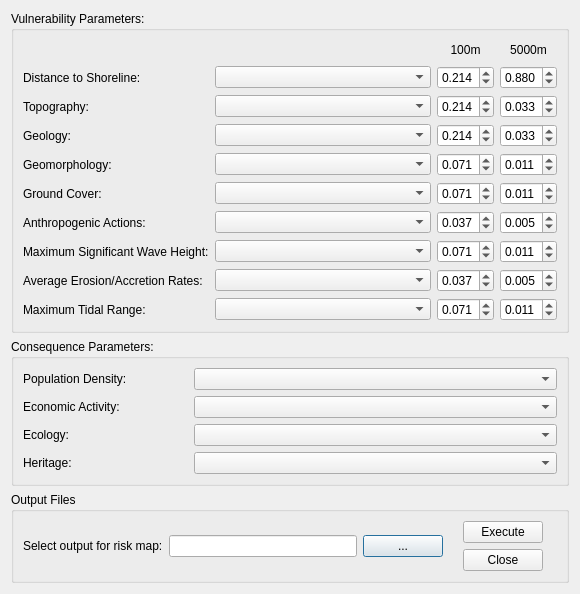
<?xml version="1.0" encoding="UTF-8"?>
<ui version="4.0">
 <class>Dialog</class>
 <widget class="QDialog" name="Dialog">
  <property name="geometry">
   <rect>
    <x>0</x>
    <y>0</y>
    <width>580</width>
    <height>550</height>
   </rect>
  </property>
  <property name="sizePolicy">
   <sizepolicy hsizetype="Expanding" vsizetype="Expanding">
    <horstretch>0</horstretch>
    <verstretch>0</verstretch>
   </sizepolicy>
  </property>
  <property name="windowTitle">
   <string>CERA (Coastal Erosion Risk Assessment)</string>
  </property>
  <layout class="QVBoxLayout" name="verticalLayout">
   <item>
    <widget class="QGroupBox" name="groupBox">
     <property name="sizePolicy">
      <sizepolicy hsizetype="Preferred" vsizetype="MinimumExpanding">
       <horstretch>0</horstretch>
       <verstretch>0</verstretch>
      </sizepolicy>
     </property>
     <property name="title">
      <string>Vulnerability Parameters:</string>
     </property>
     <layout class="QGridLayout" name="gridLayout">
      <item row="0" column="2">
       <widget class="QLabel" name="label_11">
        <property name="sizePolicy">
         <sizepolicy hsizetype="Preferred" vsizetype="Fixed">
          <horstretch>0</horstretch>
          <verstretch>0</verstretch>
         </sizepolicy>
        </property>
        <property name="text">
         <string>100m</string>
        </property>
        <property name="alignment">
         <set>Qt::AlignCenter</set>
        </property>
       </widget>
      </item>
      <item row="7" column="0">
       <widget class="QLabel" name="label_7">
        <property name="sizePolicy">
         <sizepolicy hsizetype="Fixed" vsizetype="Preferred">
          <horstretch>0</horstretch>
          <verstretch>0</verstretch>
         </sizepolicy>
        </property>
        <property name="text">
         <string>Maximum Significant Wave Height:</string>
        </property>
       </widget>
      </item>
      <item row="5" column="0">
       <widget class="QLabel" name="label_5">
        <property name="sizePolicy">
         <sizepolicy hsizetype="Fixed" vsizetype="Preferred">
          <horstretch>0</horstretch>
          <verstretch>0</verstretch>
         </sizepolicy>
        </property>
        <property name="text">
         <string>Ground Cover:</string>
        </property>
       </widget>
      </item>
      <item row="6" column="0">
       <widget class="QLabel" name="label_6">
        <property name="sizePolicy">
         <sizepolicy hsizetype="Fixed" vsizetype="Preferred">
          <horstretch>0</horstretch>
          <verstretch>0</verstretch>
         </sizepolicy>
        </property>
        <property name="text">
         <string>Anthropogenic Actions:</string>
        </property>
       </widget>
      </item>
      <item row="6" column="1">
       <widget class="QComboBox" name="anthropogenic">
        <property name="sizePolicy">
         <sizepolicy hsizetype="Expanding" vsizetype="Fixed">
          <horstretch>0</horstretch>
          <verstretch>0</verstretch>
         </sizepolicy>
        </property>
       </widget>
      </item>
      <item row="5" column="1">
       <widget class="QComboBox" name="ground">
        <property name="sizePolicy">
         <sizepolicy hsizetype="Expanding" vsizetype="Fixed">
          <horstretch>0</horstretch>
          <verstretch>0</verstretch>
         </sizepolicy>
        </property>
       </widget>
      </item>
      <item row="1" column="1">
       <widget class="QComboBox" name="shoreline">
        <property name="sizePolicy">
         <sizepolicy hsizetype="Expanding" vsizetype="Fixed">
          <horstretch>0</horstretch>
          <verstretch>0</verstretch>
         </sizepolicy>
        </property>
       </widget>
      </item>
      <item row="3" column="0">
       <widget class="QLabel" name="label_3">
        <property name="sizePolicy">
         <sizepolicy hsizetype="Fixed" vsizetype="Preferred">
          <horstretch>0</horstretch>
          <verstretch>0</verstretch>
         </sizepolicy>
        </property>
        <property name="text">
         <string>Geology:</string>
        </property>
       </widget>
      </item>
      <item row="2" column="1">
       <widget class="QComboBox" name="topography">
        <property name="sizePolicy">
         <sizepolicy hsizetype="Expanding" vsizetype="Fixed">
          <horstretch>0</horstretch>
          <verstretch>0</verstretch>
         </sizepolicy>
        </property>
       </widget>
      </item>
      <item row="4" column="1">
       <widget class="QComboBox" name="geomorphology">
        <property name="sizePolicy">
         <sizepolicy hsizetype="Expanding" vsizetype="Fixed">
          <horstretch>0</horstretch>
          <verstretch>0</verstretch>
         </sizepolicy>
        </property>
       </widget>
      </item>
      <item row="3" column="1">
       <widget class="QComboBox" name="geology">
        <property name="sizePolicy">
         <sizepolicy hsizetype="Expanding" vsizetype="Fixed">
          <horstretch>0</horstretch>
          <verstretch>0</verstretch>
         </sizepolicy>
        </property>
       </widget>
      </item>
      <item row="4" column="0">
       <widget class="QLabel" name="label_4">
        <property name="sizePolicy">
         <sizepolicy hsizetype="Fixed" vsizetype="Preferred">
          <horstretch>0</horstretch>
          <verstretch>0</verstretch>
         </sizepolicy>
        </property>
        <property name="text">
         <string>Geomorphology:</string>
        </property>
       </widget>
      </item>
      <item row="9" column="0">
       <widget class="QLabel" name="label_8">
        <property name="sizePolicy">
         <sizepolicy hsizetype="Fixed" vsizetype="Preferred">
          <horstretch>0</horstretch>
          <verstretch>0</verstretch>
         </sizepolicy>
        </property>
        <property name="text">
         <string>Maximum Tidal Range:</string>
        </property>
       </widget>
      </item>
      <item row="7" column="1">
       <widget class="QComboBox" name="wave">
        <property name="sizePolicy">
         <sizepolicy hsizetype="Expanding" vsizetype="Fixed">
          <horstretch>0</horstretch>
          <verstretch>0</verstretch>
         </sizepolicy>
        </property>
       </widget>
      </item>
      <item row="9" column="1">
       <widget class="QComboBox" name="rates">
        <property name="sizePolicy">
         <sizepolicy hsizetype="Expanding" vsizetype="Fixed">
          <horstretch>0</horstretch>
          <verstretch>0</verstretch>
         </sizepolicy>
        </property>
       </widget>
      </item>
      <item row="8" column="0">
       <widget class="QLabel" name="label_9">
        <property name="sizePolicy">
         <sizepolicy hsizetype="Fixed" vsizetype="Preferred">
          <horstretch>0</horstretch>
          <verstretch>0</verstretch>
         </sizepolicy>
        </property>
        <property name="text">
         <string>Average Erosion/Accretion Rates:</string>
        </property>
       </widget>
      </item>
      <item row="8" column="1">
       <widget class="QComboBox" name="tide">
        <property name="sizePolicy">
         <sizepolicy hsizetype="Expanding" vsizetype="Fixed">
          <horstretch>0</horstretch>
          <verstretch>0</verstretch>
         </sizepolicy>
        </property>
       </widget>
      </item>
      <item row="2" column="0">
       <widget class="QLabel" name="label_2">
        <property name="sizePolicy">
         <sizepolicy hsizetype="Fixed" vsizetype="Preferred">
          <horstretch>0</horstretch>
          <verstretch>0</verstretch>
         </sizepolicy>
        </property>
        <property name="text">
         <string>Topography:</string>
        </property>
       </widget>
      </item>
      <item row="1" column="0">
       <widget class="QLabel" name="label">
        <property name="sizePolicy">
         <sizepolicy hsizetype="Fixed" vsizetype="Preferred">
          <horstretch>0</horstretch>
          <verstretch>0</verstretch>
         </sizepolicy>
        </property>
        <property name="text">
         <string>Distance to Shoreline:</string>
        </property>
       </widget>
      </item>
      <item row="0" column="3">
       <widget class="QLabel" name="label_12">
        <property name="sizePolicy">
         <sizepolicy hsizetype="Preferred" vsizetype="Fixed">
          <horstretch>0</horstretch>
          <verstretch>0</verstretch>
         </sizepolicy>
        </property>
        <property name="text">
         <string>5000m</string>
        </property>
        <property name="alignment">
         <set>Qt::AlignCenter</set>
        </property>
       </widget>
      </item>
      <item row="1" column="2">
       <widget class="QDoubleSpinBox" name="shoreline100">
        <property name="decimals">
         <number>3</number>
        </property>
        <property name="maximum">
         <double>1.000000000000000</double>
        </property>
        <property name="singleStep">
         <double>0.001000000000000</double>
        </property>
        <property name="value">
         <double>0.214000000000000</double>
        </property>
       </widget>
      </item>
      <item row="2" column="2">
       <widget class="QDoubleSpinBox" name="topography100">
        <property name="decimals">
         <number>3</number>
        </property>
        <property name="maximum">
         <double>1.000000000000000</double>
        </property>
        <property name="singleStep">
         <double>0.001000000000000</double>
        </property>
        <property name="value">
         <double>0.214000000000000</double>
        </property>
       </widget>
      </item>
      <item row="3" column="2">
       <widget class="QDoubleSpinBox" name="geology100">
        <property name="decimals">
         <number>3</number>
        </property>
        <property name="maximum">
         <double>1.000000000000000</double>
        </property>
        <property name="singleStep">
         <double>0.001000000000000</double>
        </property>
        <property name="value">
         <double>0.214000000000000</double>
        </property>
       </widget>
      </item>
      <item row="4" column="2">
       <widget class="QDoubleSpinBox" name="geomorphology100">
        <property name="decimals">
         <number>3</number>
        </property>
        <property name="maximum">
         <double>1.000000000000000</double>
        </property>
        <property name="singleStep">
         <double>0.001000000000000</double>
        </property>
        <property name="value">
         <double>0.071000000000000</double>
        </property>
       </widget>
      </item>
      <item row="5" column="2">
       <widget class="QDoubleSpinBox" name="ground100">
        <property name="decimals">
         <number>3</number>
        </property>
        <property name="maximum">
         <double>1.000000000000000</double>
        </property>
        <property name="singleStep">
         <double>0.001000000000000</double>
        </property>
        <property name="value">
         <double>0.071000000000000</double>
        </property>
       </widget>
      </item>
      <item row="6" column="2">
       <widget class="QDoubleSpinBox" name="anthropogenic100">
        <property name="decimals">
         <number>3</number>
        </property>
        <property name="maximum">
         <double>1.000000000000000</double>
        </property>
        <property name="singleStep">
         <double>0.001000000000000</double>
        </property>
        <property name="value">
         <double>0.037000000000000</double>
        </property>
       </widget>
      </item>
      <item row="7" column="2">
       <widget class="QDoubleSpinBox" name="wave100">
        <property name="decimals">
         <number>3</number>
        </property>
        <property name="maximum">
         <double>1.000000000000000</double>
        </property>
        <property name="singleStep">
         <double>0.001000000000000</double>
        </property>
        <property name="value">
         <double>0.071000000000000</double>
        </property>
       </widget>
      </item>
      <item row="8" column="2">
       <widget class="QDoubleSpinBox" name="tide100">
        <property name="decimals">
         <number>3</number>
        </property>
        <property name="maximum">
         <double>1.000000000000000</double>
        </property>
        <property name="singleStep">
         <double>0.001000000000000</double>
        </property>
        <property name="value">
         <double>0.037000000000000</double>
        </property>
       </widget>
      </item>
      <item row="9" column="2">
       <widget class="QDoubleSpinBox" name="rates100">
        <property name="decimals">
         <number>3</number>
        </property>
        <property name="maximum">
         <double>1.000000000000000</double>
        </property>
        <property name="singleStep">
         <double>0.001000000000000</double>
        </property>
        <property name="value">
         <double>0.071000000000000</double>
        </property>
       </widget>
      </item>
      <item row="1" column="3">
       <widget class="QDoubleSpinBox" name="shoreline5000">
        <property name="decimals">
         <number>3</number>
        </property>
        <property name="maximum">
         <double>1.000000000000000</double>
        </property>
        <property name="singleStep">
         <double>0.001000000000000</double>
        </property>
        <property name="value">
         <double>0.880000000000000</double>
        </property>
       </widget>
      </item>
      <item row="2" column="3">
       <widget class="QDoubleSpinBox" name="topography5000">
        <property name="decimals">
         <number>3</number>
        </property>
        <property name="maximum">
         <double>1.000000000000000</double>
        </property>
        <property name="singleStep">
         <double>0.001000000000000</double>
        </property>
        <property name="value">
         <double>0.033000000000000</double>
        </property>
       </widget>
      </item>
      <item row="3" column="3">
       <widget class="QDoubleSpinBox" name="geology5000">
        <property name="decimals">
         <number>3</number>
        </property>
        <property name="maximum">
         <double>1.000000000000000</double>
        </property>
        <property name="singleStep">
         <double>0.001000000000000</double>
        </property>
        <property name="value">
         <double>0.033000000000000</double>
        </property>
       </widget>
      </item>
      <item row="4" column="3">
       <widget class="QDoubleSpinBox" name="geomorphology5000">
        <property name="decimals">
         <number>3</number>
        </property>
        <property name="maximum">
         <double>1.000000000000000</double>
        </property>
        <property name="singleStep">
         <double>0.001000000000000</double>
        </property>
        <property name="value">
         <double>0.011000000000000</double>
        </property>
       </widget>
      </item>
      <item row="5" column="3">
       <widget class="QDoubleSpinBox" name="ground5000">
        <property name="decimals">
         <number>3</number>
        </property>
        <property name="maximum">
         <double>1.000000000000000</double>
        </property>
        <property name="singleStep">
         <double>0.001000000000000</double>
        </property>
        <property name="value">
         <double>0.011000000000000</double>
        </property>
       </widget>
      </item>
      <item row="6" column="3">
       <widget class="QDoubleSpinBox" name="anthropogenic5000">
        <property name="decimals">
         <number>3</number>
        </property>
        <property name="maximum">
         <double>1.000000000000000</double>
        </property>
        <property name="singleStep">
         <double>0.001000000000000</double>
        </property>
        <property name="value">
         <double>0.005000000000000</double>
        </property>
       </widget>
      </item>
      <item row="7" column="3">
       <widget class="QDoubleSpinBox" name="wave5000">
        <property name="decimals">
         <number>3</number>
        </property>
        <property name="maximum">
         <double>1.000000000000000</double>
        </property>
        <property name="singleStep">
         <double>0.001000000000000</double>
        </property>
        <property name="value">
         <double>0.011000000000000</double>
        </property>
       </widget>
      </item>
      <item row="8" column="3">
       <widget class="QDoubleSpinBox" name="tide5000">
        <property name="decimals">
         <number>3</number>
        </property>
        <property name="maximum">
         <double>1.000000000000000</double>
        </property>
        <property name="singleStep">
         <double>0.001000000000000</double>
        </property>
        <property name="value">
         <double>0.005000000000000</double>
        </property>
       </widget>
      </item>
      <item row="9" column="3">
       <widget class="QDoubleSpinBox" name="rates5000">
        <property name="decimals">
         <number>3</number>
        </property>
        <property name="maximum">
         <double>1.000000000000000</double>
        </property>
        <property name="singleStep">
         <double>0.001000000000000</double>
        </property>
        <property name="value">
         <double>0.011000000000000</double>
        </property>
       </widget>
      </item>
      <item row="0" column="1">
       <spacer name="horizontalSpacer_2">
        <property name="orientation">
         <enum>Qt::Horizontal</enum>
        </property>
        <property name="sizeHint" stdset="0">
         <size>
          <width>40</width>
          <height>20</height>
         </size>
        </property>
       </spacer>
      </item>
     </layout>
    </widget>
   </item>
   <item>
    <layout class="QHBoxLayout" name="horizontalLayout">
     <item>
      <widget class="QGroupBox" name="groupBox_2">
       <property name="sizePolicy">
        <sizepolicy hsizetype="Expanding" vsizetype="Expanding">
         <horstretch>0</horstretch>
         <verstretch>0</verstretch>
        </sizepolicy>
       </property>
       <property name="maximumSize">
        <size>
         <width>16777215</width>
         <height>300</height>
        </size>
       </property>
       <property name="title">
        <string>Consequence Parameters:</string>
       </property>
       <layout class="QGridLayout" name="gridLayout_2">
        <item row="1" column="0">
         <widget class="QLabel" name="label_16">
          <property name="sizePolicy">
           <sizepolicy hsizetype="Fixed" vsizetype="Preferred">
            <horstretch>0</horstretch>
            <verstretch>0</verstretch>
           </sizepolicy>
          </property>
          <property name="text">
           <string>Economic Activity:</string>
          </property>
         </widget>
        </item>
        <item row="3" column="0">
         <widget class="QLabel" name="label_18">
          <property name="sizePolicy">
           <sizepolicy hsizetype="Fixed" vsizetype="Preferred">
            <horstretch>0</horstretch>
            <verstretch>0</verstretch>
           </sizepolicy>
          </property>
          <property name="text">
           <string>Heritage:</string>
          </property>
         </widget>
        </item>
        <item row="0" column="0">
         <widget class="QLabel" name="label_10">
          <property name="sizePolicy">
           <sizepolicy hsizetype="Fixed" vsizetype="Preferred">
            <horstretch>0</horstretch>
            <verstretch>0</verstretch>
           </sizepolicy>
          </property>
          <property name="minimumSize">
           <size>
            <width>165</width>
            <height>20</height>
           </size>
          </property>
          <property name="text">
           <string>Population Density:</string>
          </property>
         </widget>
        </item>
        <item row="2" column="0">
         <widget class="QLabel" name="label_15">
          <property name="sizePolicy">
           <sizepolicy hsizetype="Fixed" vsizetype="Preferred">
            <horstretch>0</horstretch>
            <verstretch>0</verstretch>
           </sizepolicy>
          </property>
          <property name="text">
           <string>Ecology:</string>
          </property>
         </widget>
        </item>
        <item row="0" column="1">
         <widget class="QComboBox" name="population">
          <property name="sizePolicy">
           <sizepolicy hsizetype="Expanding" vsizetype="Fixed">
            <horstretch>0</horstretch>
            <verstretch>0</verstretch>
           </sizepolicy>
          </property>
         </widget>
        </item>
        <item row="1" column="1">
         <widget class="QComboBox" name="economy">
          <property name="sizePolicy">
           <sizepolicy hsizetype="Expanding" vsizetype="Fixed">
            <horstretch>0</horstretch>
            <verstretch>0</verstretch>
           </sizepolicy>
          </property>
         </widget>
        </item>
        <item row="2" column="1">
         <widget class="QComboBox" name="ecology">
          <property name="sizePolicy">
           <sizepolicy hsizetype="Expanding" vsizetype="Fixed">
            <horstretch>0</horstretch>
            <verstretch>0</verstretch>
           </sizepolicy>
          </property>
         </widget>
        </item>
        <item row="3" column="1">
         <widget class="QComboBox" name="heritage">
          <property name="sizePolicy">
           <sizepolicy hsizetype="Expanding" vsizetype="Fixed">
            <horstretch>0</horstretch>
            <verstretch>0</verstretch>
           </sizepolicy>
          </property>
         </widget>
        </item>
       </layout>
      </widget>
     </item>
    </layout>
   </item>
   <item>
    <widget class="QGroupBox" name="groupBox_3">
     <property name="title">
      <string>Output Files</string>
     </property>
     <layout class="QHBoxLayout" name="horizontalLayout_2">
      <item>
       <widget class="QLabel" name="label_13">
        <property name="text">
         <string>Select output for risk map:</string>
        </property>
       </widget>
      </item>
      <item>
       <widget class="QLineEdit" name="path"/>
      </item>
      <item>
       <widget class="QPushButton" name="browse">
        <property name="text">
         <string>...</string>
        </property>
       </widget>
      </item>
      <item>
       <layout class="QVBoxLayout" name="verticalLayout_2">
        <property name="leftMargin">
         <number>14</number>
        </property>
        <property name="rightMargin">
         <number>14</number>
        </property>
        <item>
         <widget class="QPushButton" name="execute">
          <property name="text">
           <string>Execute</string>
          </property>
         </widget>
        </item>
        <item>
         <widget class="QPushButton" name="close">
          <property name="text">
           <string>Close</string>
          </property>
         </widget>
        </item>
       </layout>
      </item>
     </layout>
    </widget>
   </item>
  </layout>
 </widget>
 <tabstops>
  <tabstop>shoreline</tabstop>
  <tabstop>topography</tabstop>
  <tabstop>geology</tabstop>
  <tabstop>geomorphology</tabstop>
  <tabstop>ground</tabstop>
  <tabstop>anthropogenic</tabstop>
  <tabstop>wave</tabstop>
  <tabstop>tide</tabstop>
  <tabstop>rates</tabstop>
  <tabstop>population</tabstop>
  <tabstop>economy</tabstop>
  <tabstop>ecology</tabstop>
  <tabstop>heritage</tabstop>
  <tabstop>shoreline100</tabstop>
  <tabstop>topography100</tabstop>
  <tabstop>geology100</tabstop>
  <tabstop>geomorphology100</tabstop>
  <tabstop>ground100</tabstop>
  <tabstop>anthropogenic100</tabstop>
  <tabstop>wave100</tabstop>
  <tabstop>tide100</tabstop>
  <tabstop>rates100</tabstop>
  <tabstop>shoreline5000</tabstop>
  <tabstop>topography5000</tabstop>
  <tabstop>geology5000</tabstop>
  <tabstop>geomorphology5000</tabstop>
  <tabstop>ground5000</tabstop>
  <tabstop>anthropogenic5000</tabstop>
  <tabstop>wave5000</tabstop>
  <tabstop>tide5000</tabstop>
  <tabstop>rates5000</tabstop>
 </tabstops>
 <resources/>
 <connections>
  <connection>
   <sender>close</sender>
   <signal>pressed()</signal>
   <receiver>Dialog</receiver>
   <slot>reject()</slot>
   <hints>
    <hint type="sourcelabel">
     <x>438</x>
     <y>394</y>
    </hint>
    <hint type="destinationlabel">
     <x>249</x>
     <y>221</y>
    </hint>
   </hints>
  </connection>
 </connections>
</ui>
